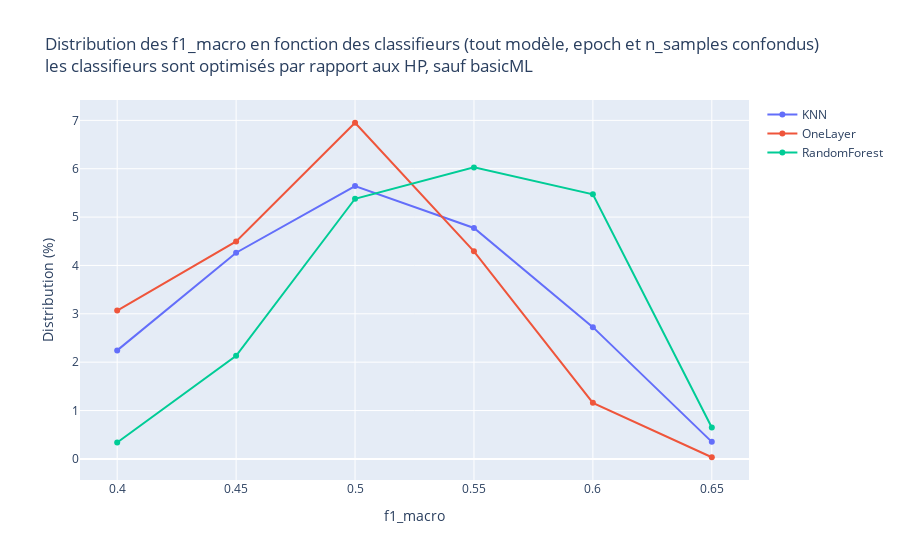

Notebook code for this chart:
### Code cell
fig = go.Figure(layout = {
    "title" : {"text" : ("Distribution des f1_macro en fonction des classifieurs"
                         " (tout modèle, epoch et n_samples confondus)<br>"
                         "les classifieurs sont optimisés par rapport aux HP, sauf basicML")},
    "xaxis" : {"title" : {"text" : "f1_macro"}},
    "yaxis" : {"title" : {"text" : "Distribution (%)"}}
})

for method, sub_df in df.groupby("method"): 
    v,x = np.histogram(sub_df["f1_macro"],[0.4, 0.45, 0.5, 0.55, 0.6, 0.65, 0.7], density=True)
    fig.add_trace(go.Scatter(x = x,y = v,name = method))

fig

### Figure 1 — Plotly figure (JSON) as saved in the notebook; plotly's stock layout.template omitted (floating-point values rounded to 4 significant figures)
{"data": [{"name": "KNN", "type": "scatter", "x": [0.4, 0.45, 0.5, 0.55, 0.6, 0.65, 0.7], "y": [2.244, 4.263, 5.641, 4.776, 2.724, 0.3526]}, {"name": "OneLayer", "type": "scatter", "x": [0.4, 0.45, 0.5, 0.55, 0.6, 0.65, 0.7], "y": [3.066, 4.497, 6.951, 4.293, 1.158, 0.03407]}, {"name": "RandomForest", "type": "scatter", "x": [0.4, 0.45, 0.5, 0.55, 0.6, 0.65, 0.7], "y": [0.34, 2.133, 5.379, 6.028, 5.471, 0.6491]}], "layout": {"title": {"text": "Distribution des f1_macro en fonction des classifieurs (tout modèle, epoch et n_samples confondus)<br>les classifieurs sont optimisés par rapport aux HP, sauf basicML"}, "xaxis": {"title": {"text": "f1_macro"}}, "yaxis": {"title": {"text": "Distribution (%)"}}}}
